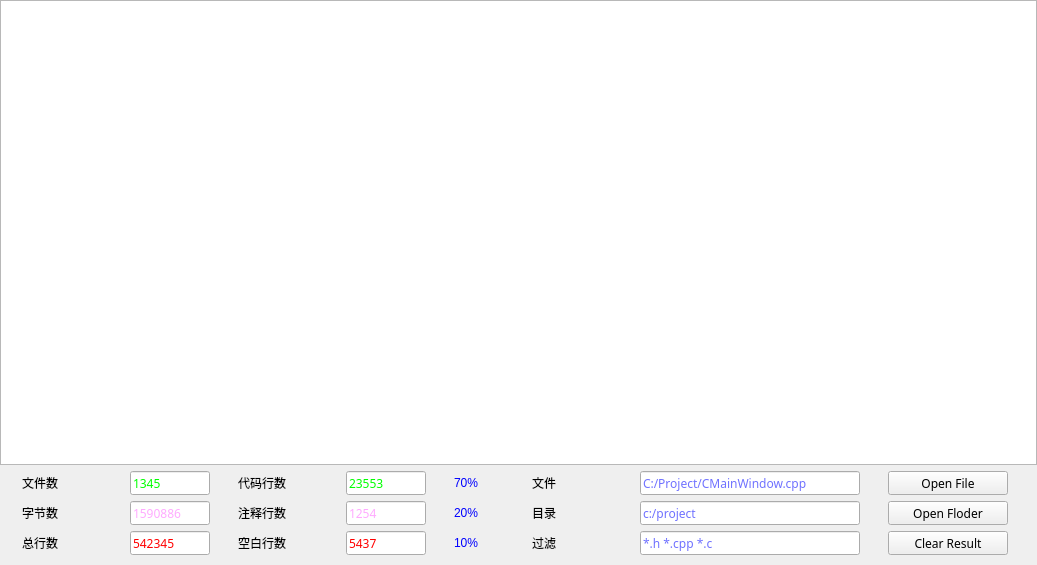
<?xml version="1.0" encoding="UTF-8"?>
<ui version="4.0">
 <class>MainWindow</class>
 <widget class="QMainWindow" name="MainWindow">
  <property name="geometry">
   <rect>
    <x>0</x>
    <y>0</y>
    <width>1037</width>
    <height>565</height>
   </rect>
  </property>
  <property name="windowTitle">
   <string>代码行统计工具</string>
  </property>
  <widget class="QWidget" name="centralWidget">
   <layout class="QVBoxLayout" name="verticalLayout_2">
    <property name="leftMargin">
     <number>0</number>
    </property>
    <property name="topMargin">
     <number>0</number>
    </property>
    <property name="rightMargin">
     <number>0</number>
    </property>
    <property name="bottomMargin">
     <number>10</number>
    </property>
    <item>
     <widget class="QTableWidget" name="tableWidget"/>
    </item>
    <item>
     <layout class="QVBoxLayout" name="verticalLayout">
      <item>
       <layout class="QHBoxLayout" name="horizontalLayout_line1">
        <item>
         <widget class="QLabel" name="label_fileCount">
          <property name="minimumSize">
           <size>
            <width>80</width>
            <height>24</height>
           </size>
          </property>
          <property name="maximumSize">
           <size>
            <width>80</width>
            <height>24</height>
           </size>
          </property>
          <property name="font">
           <font>
            <family>微软雅黑</family>
           </font>
          </property>
          <property name="text">
           <string>文件数</string>
          </property>
         </widget>
        </item>
        <item>
         <widget class="QLineEdit" name="lineEdit_fileCount">
          <property name="minimumSize">
           <size>
            <width>80</width>
            <height>24</height>
           </size>
          </property>
          <property name="maximumSize">
           <size>
            <width>80</width>
            <height>24</height>
           </size>
          </property>
          <property name="font">
           <font>
            <family>微软雅黑</family>
           </font>
          </property>
          <property name="styleSheet">
           <string notr="true">color: rgb(0, 255, 0);</string>
          </property>
          <property name="text">
           <string>1345</string>
          </property>
         </widget>
        </item>
        <item>
         <widget class="QLabel" name="label_codeLines">
          <property name="minimumSize">
           <size>
            <width>80</width>
            <height>24</height>
           </size>
          </property>
          <property name="maximumSize">
           <size>
            <width>80</width>
            <height>24</height>
           </size>
          </property>
          <property name="font">
           <font>
            <family>微软雅黑</family>
           </font>
          </property>
          <property name="text">
           <string>代码行数</string>
          </property>
         </widget>
        </item>
        <item>
         <widget class="QLineEdit" name="lineEdit_codeLines">
          <property name="minimumSize">
           <size>
            <width>80</width>
            <height>24</height>
           </size>
          </property>
          <property name="maximumSize">
           <size>
            <width>80</width>
            <height>24</height>
           </size>
          </property>
          <property name="font">
           <font>
            <family>微软雅黑</family>
           </font>
          </property>
          <property name="styleSheet">
           <string notr="true">color: rgb(0, 255, 0);</string>
          </property>
          <property name="text">
           <string>23553</string>
          </property>
         </widget>
        </item>
        <item>
         <widget class="QLabel" name="label_percentCode">
          <property name="minimumSize">
           <size>
            <width>50</width>
            <height>24</height>
           </size>
          </property>
          <property name="maximumSize">
           <size>
            <width>50</width>
            <height>24</height>
           </size>
          </property>
          <property name="styleSheet">
           <string notr="true">color: rgb(0, 0, 255);</string>
          </property>
          <property name="text">
           <string>70%</string>
          </property>
         </widget>
        </item>
        <item>
         <widget class="QLabel" name="label_fileName">
          <property name="minimumSize">
           <size>
            <width>80</width>
            <height>24</height>
           </size>
          </property>
          <property name="maximumSize">
           <size>
            <width>80</width>
            <height>24</height>
           </size>
          </property>
          <property name="font">
           <font>
            <family>微软雅黑</family>
           </font>
          </property>
          <property name="text">
           <string>文件</string>
          </property>
         </widget>
        </item>
        <item>
         <widget class="QLineEdit" name="lineEdit_fileName">
          <property name="minimumSize">
           <size>
            <width>220</width>
            <height>24</height>
           </size>
          </property>
          <property name="maximumSize">
           <size>
            <width>220</width>
            <height>24</height>
           </size>
          </property>
          <property name="font">
           <font>
            <family>微软雅黑</family>
           </font>
          </property>
          <property name="styleSheet">
           <string notr="true">color: rgb(112, 114, 255);</string>
          </property>
          <property name="text">
           <string>C:/Project/CMainWindow.cpp</string>
          </property>
         </widget>
        </item>
        <item>
         <widget class="QPushButton" name="pushButton_openFile">
          <property name="minimumSize">
           <size>
            <width>120</width>
            <height>24</height>
           </size>
          </property>
          <property name="maximumSize">
           <size>
            <width>120</width>
            <height>24</height>
           </size>
          </property>
          <property name="font">
           <font>
            <family>微软雅黑</family>
           </font>
          </property>
          <property name="text">
           <string>Open File</string>
          </property>
         </widget>
        </item>
       </layout>
      </item>
      <item>
       <layout class="QHBoxLayout" name="horizontalLayout_line2">
        <item>
         <widget class="QLabel" name="label_byteCount">
          <property name="minimumSize">
           <size>
            <width>80</width>
            <height>24</height>
           </size>
          </property>
          <property name="maximumSize">
           <size>
            <width>80</width>
            <height>24</height>
           </size>
          </property>
          <property name="font">
           <font>
            <family>微软雅黑</family>
           </font>
          </property>
          <property name="text">
           <string>字节数</string>
          </property>
         </widget>
        </item>
        <item>
         <widget class="QLineEdit" name="lineEdit_byteCount">
          <property name="minimumSize">
           <size>
            <width>80</width>
            <height>24</height>
           </size>
          </property>
          <property name="maximumSize">
           <size>
            <width>80</width>
            <height>24</height>
           </size>
          </property>
          <property name="font">
           <font>
            <family>微软雅黑</family>
           </font>
          </property>
          <property name="styleSheet">
           <string notr="true">color: rgb(255, 170, 255);</string>
          </property>
          <property name="text">
           <string>1590886</string>
          </property>
         </widget>
        </item>
        <item>
         <widget class="QLabel" name="label_commentLines">
          <property name="minimumSize">
           <size>
            <width>80</width>
            <height>24</height>
           </size>
          </property>
          <property name="maximumSize">
           <size>
            <width>80</width>
            <height>24</height>
           </size>
          </property>
          <property name="font">
           <font>
            <family>微软雅黑</family>
           </font>
          </property>
          <property name="text">
           <string>注释行数</string>
          </property>
         </widget>
        </item>
        <item>
         <widget class="QLineEdit" name="lineEdit_commentLines">
          <property name="minimumSize">
           <size>
            <width>80</width>
            <height>24</height>
           </size>
          </property>
          <property name="maximumSize">
           <size>
            <width>80</width>
            <height>24</height>
           </size>
          </property>
          <property name="font">
           <font>
            <family>微软雅黑</family>
           </font>
          </property>
          <property name="styleSheet">
           <string notr="true">color: rgb(255, 170, 255);</string>
          </property>
          <property name="text">
           <string>1254</string>
          </property>
         </widget>
        </item>
        <item>
         <widget class="QLabel" name="label_percentNotes">
          <property name="minimumSize">
           <size>
            <width>50</width>
            <height>24</height>
           </size>
          </property>
          <property name="maximumSize">
           <size>
            <width>50</width>
            <height>24</height>
           </size>
          </property>
          <property name="styleSheet">
           <string notr="true">color: rgb(0, 0, 255);</string>
          </property>
          <property name="text">
           <string>20%</string>
          </property>
         </widget>
        </item>
        <item>
         <widget class="QLabel" name="label_dir">
          <property name="minimumSize">
           <size>
            <width>80</width>
            <height>24</height>
           </size>
          </property>
          <property name="maximumSize">
           <size>
            <width>80</width>
            <height>24</height>
           </size>
          </property>
          <property name="font">
           <font>
            <family>微软雅黑</family>
           </font>
          </property>
          <property name="text">
           <string>目录</string>
          </property>
         </widget>
        </item>
        <item>
         <widget class="QLineEdit" name="lineEdit_dir">
          <property name="minimumSize">
           <size>
            <width>220</width>
            <height>24</height>
           </size>
          </property>
          <property name="maximumSize">
           <size>
            <width>220</width>
            <height>24</height>
           </size>
          </property>
          <property name="font">
           <font>
            <family>微软雅黑</family>
           </font>
          </property>
          <property name="styleSheet">
           <string notr="true">color: rgb(112, 114, 255);</string>
          </property>
          <property name="text">
           <string>c:/project</string>
          </property>
         </widget>
        </item>
        <item>
         <widget class="QPushButton" name="pushButton_openDir">
          <property name="minimumSize">
           <size>
            <width>120</width>
            <height>24</height>
           </size>
          </property>
          <property name="maximumSize">
           <size>
            <width>120</width>
            <height>24</height>
           </size>
          </property>
          <property name="font">
           <font>
            <family>微软雅黑</family>
           </font>
          </property>
          <property name="text">
           <string>Open Floder</string>
          </property>
         </widget>
        </item>
       </layout>
      </item>
      <item>
       <layout class="QHBoxLayout" name="horizontalLayout_line3">
        <item>
         <widget class="QLabel" name="label_totalLines">
          <property name="minimumSize">
           <size>
            <width>80</width>
            <height>24</height>
           </size>
          </property>
          <property name="maximumSize">
           <size>
            <width>80</width>
            <height>24</height>
           </size>
          </property>
          <property name="font">
           <font>
            <family>微软雅黑</family>
           </font>
          </property>
          <property name="text">
           <string>总行数</string>
          </property>
         </widget>
        </item>
        <item>
         <widget class="QLineEdit" name="lineEdit_totalLines">
          <property name="minimumSize">
           <size>
            <width>80</width>
            <height>24</height>
           </size>
          </property>
          <property name="maximumSize">
           <size>
            <width>80</width>
            <height>24</height>
           </size>
          </property>
          <property name="font">
           <font>
            <family>微软雅黑</family>
           </font>
          </property>
          <property name="styleSheet">
           <string notr="true">color: rgb(255, 0, 0);</string>
          </property>
          <property name="text">
           <string>542345</string>
          </property>
         </widget>
        </item>
        <item>
         <widget class="QLabel" name="label_emptyLines">
          <property name="minimumSize">
           <size>
            <width>80</width>
            <height>24</height>
           </size>
          </property>
          <property name="maximumSize">
           <size>
            <width>80</width>
            <height>24</height>
           </size>
          </property>
          <property name="font">
           <font>
            <family>微软雅黑</family>
           </font>
          </property>
          <property name="text">
           <string>空白行数</string>
          </property>
         </widget>
        </item>
        <item>
         <widget class="QLineEdit" name="lineEdit_emptyLines">
          <property name="minimumSize">
           <size>
            <width>80</width>
            <height>24</height>
           </size>
          </property>
          <property name="maximumSize">
           <size>
            <width>80</width>
            <height>24</height>
           </size>
          </property>
          <property name="font">
           <font>
            <family>微软雅黑</family>
           </font>
          </property>
          <property name="styleSheet">
           <string notr="true">color: rgb(255, 0, 0);</string>
          </property>
          <property name="text">
           <string>5437</string>
          </property>
         </widget>
        </item>
        <item>
         <widget class="QLabel" name="label_percentBlank">
          <property name="minimumSize">
           <size>
            <width>50</width>
            <height>24</height>
           </size>
          </property>
          <property name="maximumSize">
           <size>
            <width>50</width>
            <height>24</height>
           </size>
          </property>
          <property name="styleSheet">
           <string notr="true">color: rgb(0, 0, 255);</string>
          </property>
          <property name="text">
           <string>10%</string>
          </property>
         </widget>
        </item>
        <item>
         <widget class="QLabel" name="label_filter">
          <property name="minimumSize">
           <size>
            <width>80</width>
            <height>24</height>
           </size>
          </property>
          <property name="maximumSize">
           <size>
            <width>80</width>
            <height>24</height>
           </size>
          </property>
          <property name="font">
           <font>
            <family>微软雅黑</family>
           </font>
          </property>
          <property name="text">
           <string>过滤</string>
          </property>
         </widget>
        </item>
        <item>
         <widget class="QLineEdit" name="lineEdit_filter">
          <property name="minimumSize">
           <size>
            <width>220</width>
            <height>24</height>
           </size>
          </property>
          <property name="maximumSize">
           <size>
            <width>220</width>
            <height>24</height>
           </size>
          </property>
          <property name="font">
           <font>
            <family>微软雅黑</family>
           </font>
          </property>
          <property name="styleSheet">
           <string notr="true">color: rgb(112, 114, 255);</string>
          </property>
          <property name="text">
           <string>*.h *.cpp *.c</string>
          </property>
         </widget>
        </item>
        <item>
         <widget class="QPushButton" name="pushButton_clearResult">
          <property name="minimumSize">
           <size>
            <width>120</width>
            <height>24</height>
           </size>
          </property>
          <property name="maximumSize">
           <size>
            <width>120</width>
            <height>24</height>
           </size>
          </property>
          <property name="font">
           <font>
            <family>微软雅黑</family>
           </font>
          </property>
          <property name="text">
           <string>Clear Result</string>
          </property>
         </widget>
        </item>
       </layout>
      </item>
     </layout>
    </item>
   </layout>
  </widget>
 </widget>
 <layoutdefault spacing="6" margin="11"/>
 <resources/>
 <connections/>
</ui>
